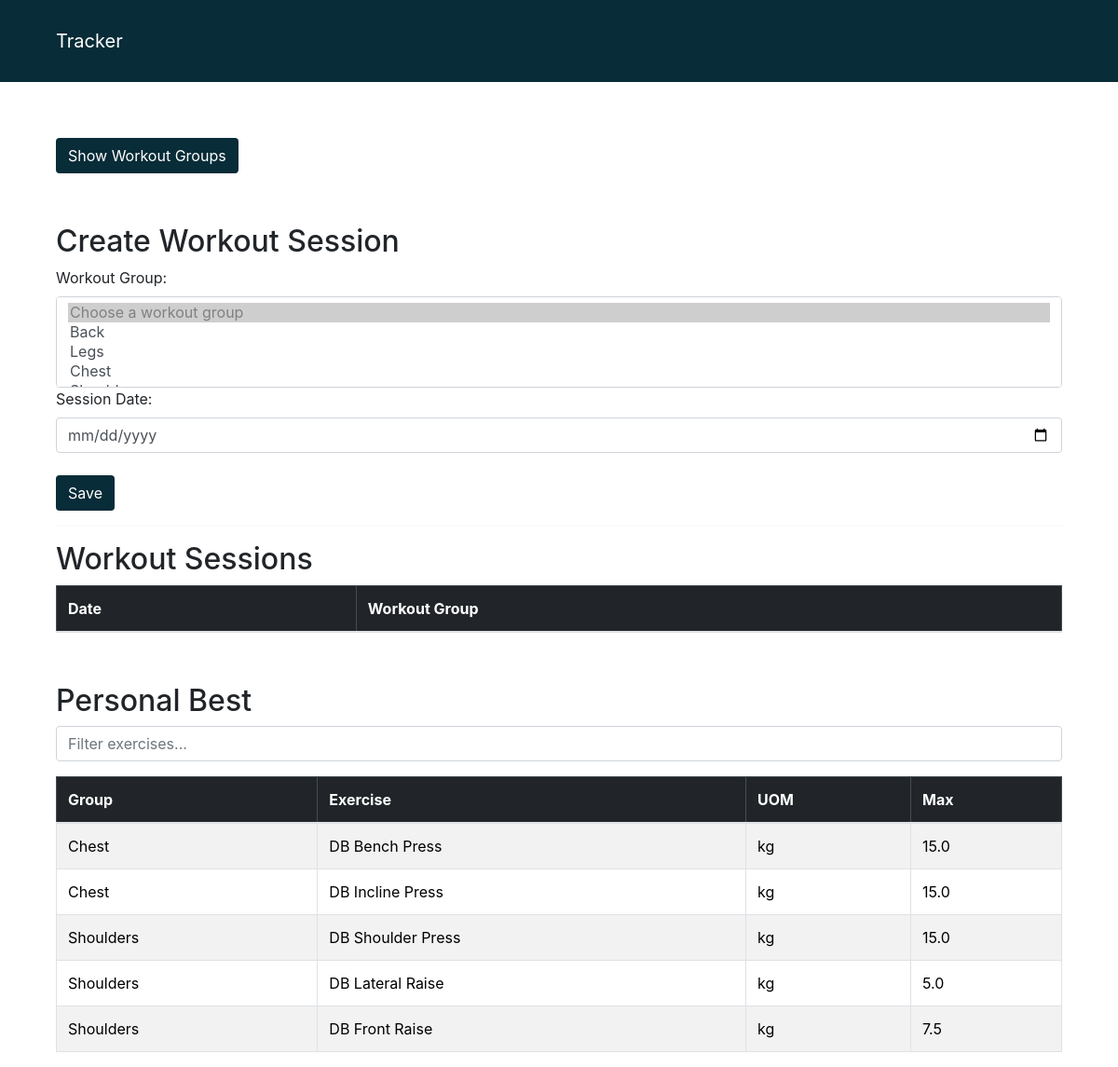
The page / on the database its author committed.
### app/models.py (models this page shows, shortened)
class exercise(models.Model):
    KG = 'kg'
    BARS = 'bars'
    UOM_CHOICES = [
        (KG, 'Kg'),
        (BARS, 'Bars'),
    ]
    workout_group = models.ForeignKey(workout_group, on_delete=models.CASCADE)
    exercise =  models.CharField(max_length=100)
    uom = models.CharField(max_length=10, choices=UOM_CHOICES)
    max_weight = models.FloatField()

class workout_group(models.Model):
    group = models.CharField(max_length=100)

### app/views.py (the view)
# urls.py: path('', views.home, name='app_home' ),
def home(request):
    groups = workout_group.objects.all()
    exercises = exercise.objects.all()
    return render(request, 'app/home.html', {
        'groups': groups,
        'exercises': exercises
        })

### app/templates/app/home.html (shortened to what this page needs)
{% extends 'app/base.html' %}
{% block content %}
    <div class="home-container">
        <div class="container-wk-grp">
            <button class="btn btn-custom"  data-bs-toggle="modal" data-bs-target="#workoutModal">Show Workout Groups</button>
        </div>
        <div class="create-wk-session">
            <h2>Create Workout Session</h2>
                <form id="sessionForm">
                <label for="group">Workout Group:</label>
                <select name="workout_group" id="group" class="form-control" multiple required>
                    <option value="" selected disabled>Choose a workout group</option>
                    {% for group in groups %}
                    <option value="{{ group.id }}">{{ group.group }}</option>
                    {% endfor %}
                </select>
                <label for="date">Session Date:</label>
                <input type="date" name="session_date" id="date" class="form-control" required>
                <br>
                <button type="submit" class="btn btn-custom">Save</button>
                </form>
        </div>
        <hr>
        <h2>Workout Sessions</h2>
        <table class="table table-striped table-bordered table-hover">
        <thead class="table-dark">
            <tr>
            <th>Date</th>
            <th>Workout Group</th>
            </tr>
        </thead>
        </table>
        <div class="table-perso-best">
            <h2>Personal Best</h2>
            <input type="text" id="exerciseFilter" class="form-control mb-3" placeholder="Filter exercises...">
            <table class="table table-striped table-bordered table-hover">
                <thead class="table-dark">
                    <tr>
                        <th>Group</th>
                        <th>Exercise</th>
                        <th>UOM</th>
                        <th>Max</th>
                    </tr>
                </thead>
                <tbody id="exerciseTable">
                    {% for item in exercises %}
                    <tr>
                        <td>{{ item.workout_group.group }}</td>
                        <td>{{ item.exercise }}</td>
                        <td>{{ item.uom }}</td>
                        <td>{{ item.max_weight }}</td>
                    </tr>
                    {% endfor %}
                </tbody>
            </table>
        </div>
    </div>
{% endblock %}

### app/templates/app/base.html (shortened to what this page needs)
{% load static %}
<!DOCTYPE html>
<html lang="en">
<head>
    <link href="https://cdn.jsdelivr.net/npm/bootstrap@5.3.7/dist/css/bootstrap.min.css" rel="stylesheet">
    <link rel="stylesheet" href="https://cdn.jsdelivr.net/npm/bootstrap@4.6.2/dist/css/bootstrap.min.css">
    <link rel="stylesheet" href="https://cdn.jsdelivr.net/npm/bootstrap-multiselect/dist/css/bootstrap-multiselect.css">
    <link rel="stylesheet" href="{% static 'app/css/style.css' %}">
    </head>
<body>
    {% include 'app/navbar.html' %}
    {% block content %}{% endblock %}
</body>
</html>

### app/templates/app/navbar.html (shortened to what this page needs)
<nav  class="navbar navbar-expand-lg NavbarNav" >
  <a class="navbar-brand navlogo" href="#">Tracker</a>
</nav>

### app/static/app/css/style.css (style rules this page uses)
:root { --main-bg-color: #082C38; --main-txt-color: white; }
body .NavbarNav { padding: 2% 5% 2% 5%; background-color: var(--main-bg-color); }
.navlogo { color: white; }
.container-wk-grp { margin-bottom: 5%; }
.btn-custom { background-color: var(--main-bg-color); color: var(--main-txt-color); }
.home-container { margin-top: 5%; margin-left: 5%; margin-right: 5%; }
.table-perso-best { margin-top: 5%; }

### rows shown on the page
exercise: workout_group.group "Chest", exercise "DB Bench Press", uom "kg", max_weight "15.0"
exercise: workout_group.group "Chest", exercise "DB Incline Press", uom "kg", max_weight "15.0"
exercise: workout_group.group "Shoulders", exercise "DB Shoulder Press", uom "kg", max_weight "15.0"
exercise: workout_group.group "Shoulders", exercise "DB Lateral Raise", uom "kg", max_weight "5.0"
exercise: workout_group.group "Shoulders", exercise "DB Front Raise", uom "kg", max_weight "7.5"
